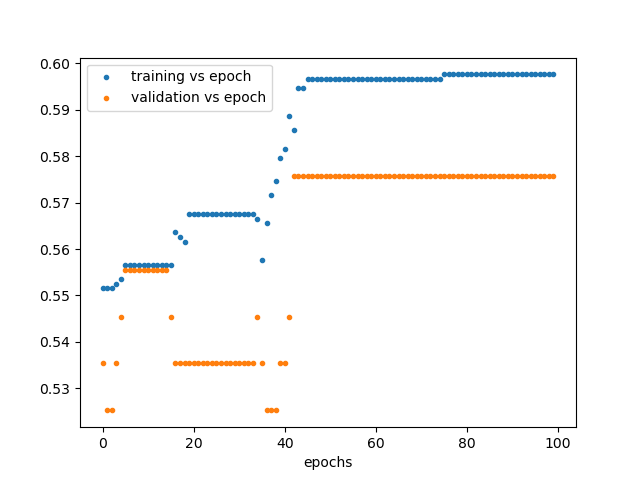

Here is the Python script that generated this plot:
"""
Running traditional neural network on MNIST
"""
import layers
import numpy as np
import pandas as pd
from tqdm import tqdm
import matplotlib.pyplot as plt
import pickle
def main():
    """
    Architecture:
        Input -> FC
              -> ReLU
              -> FC
              -> Softmax
              -> Cross entropy
    """
    eta = 1e-2
    epsilon = 1e-10
    epochs = 100 #1000
    s = 0
    r = 0
    rho1 = 0.1
    rho2 = 0.999
    delta = 10**-8


    data = pd.read_csv('../data/mnist_train_100.csv')
    Y_notEncoded = np.array(data['0'])
    Y = np.eye(10)[Y_notEncoded] # one hot encoded Y
    #Y = Y.reshape(Y.shape[0],1)
    X = np.array(data[data.columns.to_list()[1:]])
    validate_set = pd.read_csv('../data/mnist_valid_10.csv')
    validate_Y_notEncoded = np.array(validate_set['0'])
    #validate_Y = validate_Y.reshape(validate_Y.shape[0],1)
    validate_Y = np.eye(10)[validate_Y_notEncoded] # one hot encoded Y
    validate_X = np.array(validate_set[validate_set.columns.to_list()[1:]])
    # Xavier's:
    print("Y shape:", Y.shape)
    print("X shape:", X.shape)
    print("validate Y shape:", validate_Y.shape)
    print("validate X shape:", validate_X.shape)

    # continue running for another 100 epochs with these pretrained weights
    with open("weights_nn_mnist.pkl", "rb") as fp:
        parameters = pickle.load(fp)

    w1, b1, w2, b2 = parameters


    # first FC -> ReLU
    sizeIn = X.shape[1]
    sizeOut = 100 #Y.shape[1]
    xavier = np.sqrt(6/(sizeIn+sizeOut))
    #print(6/(sizeIn+sizeOut))
    #W = np.random.uniform(-xavier, xavier, size=(sizeIn, sizeOut))
    #W = np.random.normal(0, np.sqrt(6/sizeIn), (sizeIn, sizeOut))
    #W = np.random.normal(0, 1., (sizeIn, sizeOut))
    L1 = layers.InputLayer(X)
    L2 = layers.FullyConnectedLayer(sizeIn,sizeOut)
    L2.set_adam_param(s, r, rho1, rho2, delta)
    #L2.setWeights(W)
    #L2.setBiases(np.random.sample(sizeOut))
    #L2.setBiases(np.random.uniform(0,1,sizeOut))
    L2.setWeights(w1)
    L2.setBiases(b1)

    L3 = layers.ReLuLayer()

    # second FC -> Softmax
    sizeIn = sizeOut
    sizeOut = Y.shape[1] #Y.shape[1]
    xavier = np.sqrt(6/(sizeIn+sizeOut))
    #W = np.random.uniform(-xavier, xavier, size=(sizeIn, sizeOut))
    #print(6/(sizeIn+sizeOut))
    #W = np.random.normal(0, np.sqrt(6/(sizeIn+sizeOut)), (sizeIn, sizeOut))
    #L4 = layers.InputLayer(X)
    W = np.random.normal(0, 1., (sizeIn, sizeOut))
    L4 = layers.FullyConnectedLayer(sizeIn,sizeOut)
    L4.set_adam_param(s, r, rho1, rho2, delta)
    #L4.setWeights(W)
    #L4.setBiases(np.random.sample(sizeOut))
    #L4.setBiases(np.random.uniform(0,1, sizeOut))
    L4.setWeights(w2)
    L4.setBiases(b2)

    L5 = layers.SoftmaxLayer()


    L6 = layers.CrossEntropy()
    #print("eval=", layer.eval(Y, Yhat))
    #print("gradient=", layer.gradient(Y, Yhat))

    layerz = [L1, L2, L3, L4, L5, L6]
    # forwards
    #Yhat = X @ W


    MSEs = []
    validation_accuracies = []
    train_accuracies = []

    for t in tqdm(range(epochs)):
        h = X

        #"forward"
        for j in range(len(layerz)-1):
            h = layerz[j].forward(h)

        # RMSE:
        Yhat = h
        MSEs.append(layerz[-1].eval(Y, Yhat))
        print("MSE:", MSEs[-1])
        if MSEs[-1]<epsilon:
            print("min MSE reached")
            break

        # backward
        grad = layerz[-1].gradient(Y, Yhat)

        for i in range(len(layerz)-2, 0, -1):
            newgrad = layerz[i].backward(grad)

            if (isinstance(layerz[i], layers.FullyConnectedLayer)):
                layerz[i].updateWeights(grad, eta, adam=True, t=t+1)
                #layerz[i].updateWeights(grad, eta)

            grad = newgrad

# Calculate training accuracy


        train = np.mean(np.argmax(Yhat, axis=1) == np.argmax(Y, axis=1))
        train_accuracies.append(train)

        # VALIDATIO
        h_validate = validate_X
        #"forward"
        for j in range(len(layerz)-1):
            h_validate = layerz[j].forward(h_validate)
        # RMSE:
        Yhat_validate = h_validate

        validation = np.mean(np.argmax(Yhat_validate, axis=1) == np.argmax(validate_Y, axis=1))
        validation_accuracies.append(validation)

        #validation_loss = layerz[-1].eval(validate_Y, Yhat_validate)
        #validation_losses.append(validation_loss)

    print("Final RMSE:", np.sqrt(MSEs[-1]))
    print("Final training accuracy:", train_accuracies[-1])
    print("Final validation accuracy:", validation_accuracies[-1])
    plt.scatter(np.arange(0, epochs, 1), train_accuracies, label="training vs epoch", marker='.')
    plt.scatter(np.arange(0, epochs, 1), validation_accuracies, label="validation vs epoch", marker='.')
    plt.xlabel("epochs")
    plt.legend()
    plt.savefig("nn_mnist.png")


    weights = [np.array(layerz[1].getWeights()), np.array(layerz[1].getBiases()),
               np.array(layerz[3].getWeights()), np.array(layerz[3].getBiases())]
    breakpoint()
    with open("weights_nn_mnist_100epochAfterPretrain.pkl", "wb") as fp:
        pickle.dump(weights, fp)

    return MSEs


if __name__=="__main__":
    main()
